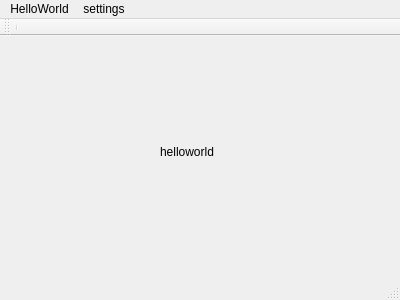
<?xml version="1.0" encoding="UTF-8"?>
<ui version="4.0">
 <class>MainWindow</class>
 <widget class="QMainWindow" name="MainWindow">
  <property name="geometry">
   <rect>
    <x>0</x>
    <y>0</y>
    <width>400</width>
    <height>300</height>
   </rect>
  </property>
  <property name="windowTitle">
   <string>MainWindow</string>
  </property>
  <widget class="QWidget" name="centralWidget">
   <widget class="QLabel" name="label">
    <property name="geometry">
     <rect>
      <x>160</x>
      <y>110</y>
      <width>54</width>
      <height>12</height>
     </rect>
    </property>
    <property name="text">
     <string>helloworld</string>
    </property>
   </widget>
  </widget>
  <widget class="QMenuBar" name="menuBar">
   <property name="geometry">
    <rect>
     <x>0</x>
     <y>0</y>
     <width>400</width>
     <height>23</height>
    </rect>
   </property>
   <widget class="QMenu" name="menuHelloWorld">
    <property name="title">
     <string>HelloWorld</string>
    </property>
    <addaction name="actionFile"/>
   </widget>
   <widget class="QMenu" name="menuSettings">
    <property name="title">
     <string>settings</string>
    </property>
    <addaction name="actionOption"/>
    <addaction name="separator"/>
    <addaction name="separator"/>
   </widget>
   <addaction name="menuHelloWorld"/>
   <addaction name="menuSettings"/>
  </widget>
  <widget class="QToolBar" name="mainToolBar">
   <attribute name="toolBarArea">
    <enum>TopToolBarArea</enum>
   </attribute>
   <attribute name="toolBarBreak">
    <bool>false</bool>
   </attribute>
   <addaction name="separator"/>
  </widget>
  <widget class="QStatusBar" name="statusBar">
   <property name="toolTip">
    <string>&lt;html&gt;&lt;head/&gt;&lt;body&gt;&lt;p&gt;this is status&lt;/p&gt;&lt;/body&gt;&lt;/html&gt;</string>
   </property>
   <property name="statusTip">
    <string>hehe</string>
   </property>
   <property name="autoFillBackground">
    <bool>false</bool>
   </property>
  </widget>
  <action name="actionFile">
   <property name="text">
    <string>File</string>
   </property>
  </action>
  <action name="actionOption">
   <property name="text">
    <string>option</string>
   </property>
  </action>
 </widget>
 <layoutdefault spacing="6" margin="11"/>
 <resources/>
 <connections/>
</ui>
